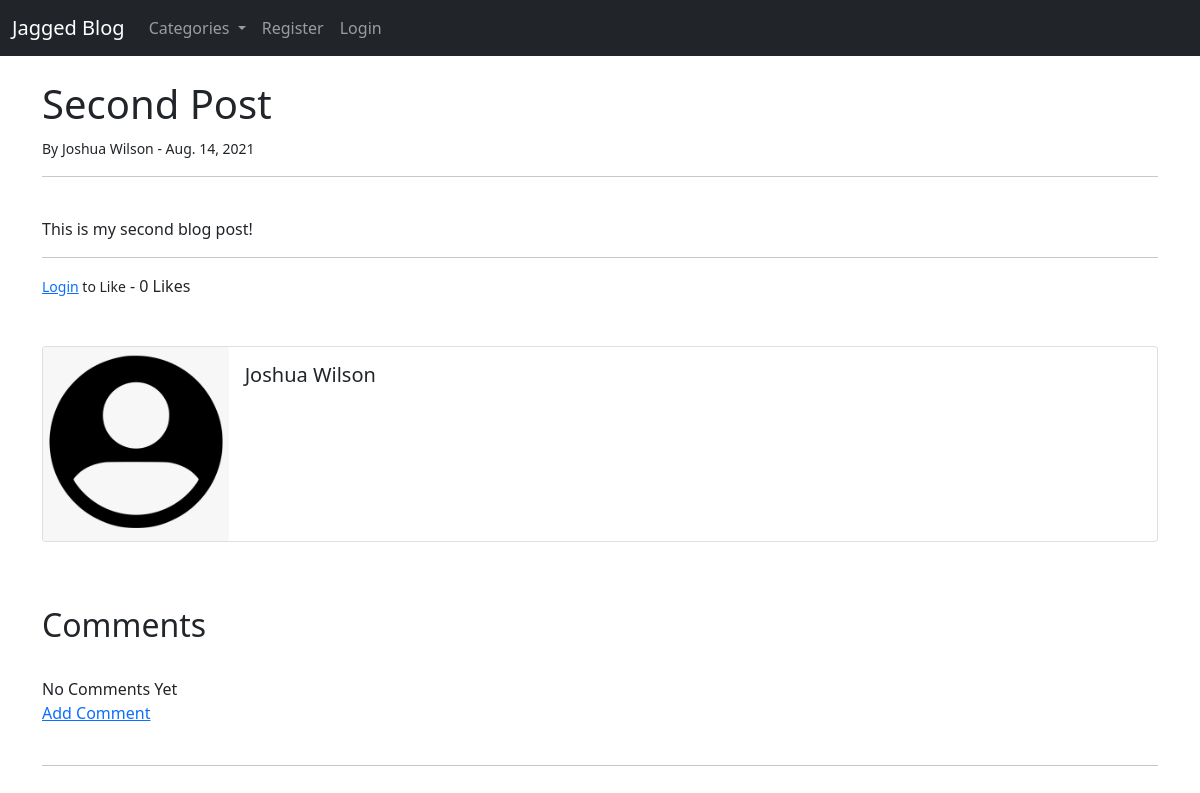
The page /article/2/ on the database as committed earlier.
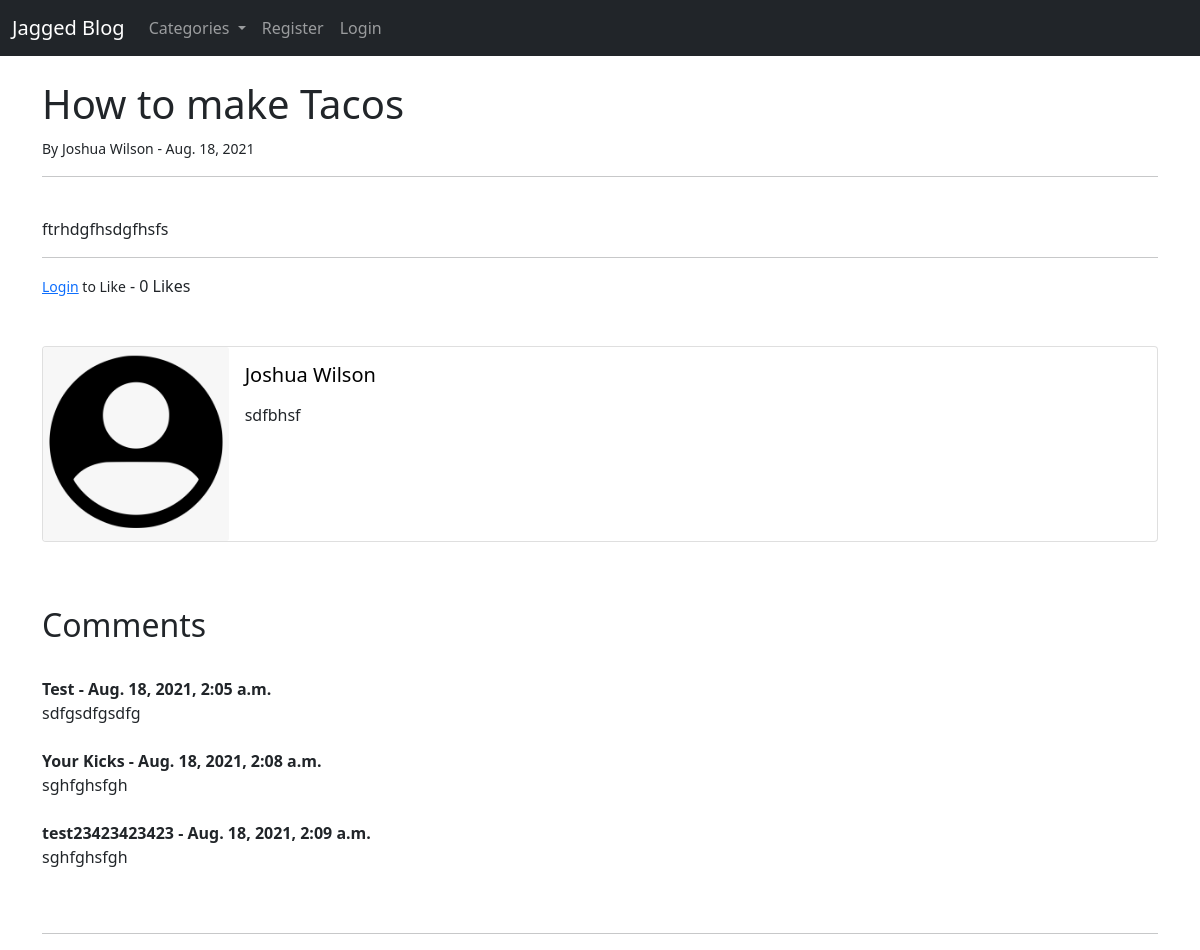
The same page on the database as committed later.
### blogapp/models.py (models this page shows, shortened)
class Post(models.Model):
  title = models.CharField(max_length=255)
  header_image = models.ImageField(null=True, blank=True, upload_to="images/")
  title_tag = models.CharField(max_length=255)
  author = models.ForeignKey(User, on_delete=models.CASCADE)
  body = RichTextField(blank=True, null=True)
  date_created = models.DateField(auto_now_add=True)
  category = models.CharField(max_length=255, default='blogging')
  snippet = models.CharField(max_length=255)
  likes = models.ManyToManyField(User, related_name='blog_posts')
  def total_likes(self):
    return self.likes.count()

class Profile(models.Model):
  user = models.OneToOneField(User, null=True, on_delete=models.CASCADE)
  bio = models.TextField()
  profile_pic = models.ImageField(null=True, blank=True, upload_to="images/profile/")
  website_url = models.CharField(max_length=255, null=True, blank=True)
  facebook_url = models.CharField(max_length=255, null=True, blank=True)
  twitter_url = models.CharField(max_length=255, null=True, blank=True)
  instagram_url = models.CharField(max_length=255, null=True, blank=True)
  pinterest_url = models.CharField(max_length=255, null=True, blank=True)

class Comment(models.Model):
  post = models.ForeignKey(Post, related_name='comments', on_delete=models.CASCADE)
  name = models.CharField(max_length=255)
  body = models.TextField()
  date_added = models.DateTimeField(auto_now_add=True)

### blogapp/views.py (the view)
# urls.py: path('article/<int:pk>/', ArticleDetailView.as_view(), name='article-detail'),
class ArticleDetailView(DetailView):
  model = Post
  template_name = 'article_detail.html'
  def get_context_data(self, *args, **kwargs):
    context = super(ArticleDetailView, self).get_context_data(*args, **kwargs)
    stuff = get_object_or_404(Post, id=self.kwargs['pk'])
    total_likes = stuff.total_likes()
    liked = False
    if stuff.likes.filter(id=self.request.user.id).exists():
      liked = True
    context["total_likes"] = total_likes
    context["liked"] = liked
    return context

### blogapp/context_processors.py (called while the page is built)
def extras(request):
  category_menu = Category.objects.all()
  return {'category_menu': category_menu}

### blogapp/models.py (called while the page is built)
  def __str__(self):
    return self.name

### blogapp/templates/article_detail.html (shortened to what this page needs)
{% extends 'base.html' %}
{% load static %}
{% block content %}
<h1>{{post.title}}</h1>
<small>By {{ post.author.first_name }} {{ post.author.last_name }}
  - {{ post.date_created }}
</small>
<br />
<hr>
<br />
{{ post.body|safe }}
<hr>
<form action="{% url 'like_post' post.pk %}" method="POST">
  {% if user.is_authenticated %}
    {% if liked %}
      <button type="submit", name="post_id",
      value="{{ post.id }}",
      class="btn btn-danger btn-sm">Unlike</button>
    {% else %}
      <button type="submit", name="post_id",
      value="{{ post.id }}",
      class="btn btn-primary btn-sm">Like</button>
    {% endif %}
  {% else %}
    <small><a href="{% url 'login' %}">Login</a> to Like</small>
  {% endif %} - {{ total_likes }} Likes
</form>
<br />
<br />
<div class="card mb-3">
  <div class="row g-0">
    <div class="col-md-2">
      {% if not post.author.profile %}
          <img src="/media/images/avatar.png" class="card-img" alt="...">
      {% elif post.author.profile.profile_pic %}
        <a href="{% url 'show_profile_page' post.author.profile.id %}">
          <img src="{{ post.author.profile.profile_pic.url }}" class="card-img" alt="...">
        </a>
      {% else %}
        <a href="{% url 'show_profile_page' post.author.profile.id %}">
          <img src="/media/images/avatar.png" class="card-img" alt="...">
        </a>
      {% endif %}
    </div>
    <div class="col-md-10">
      <div class="card-body">
        <h5 class="card-title">
          {% if post.author.profile %}
            <a href="{% url 'show_profile_page' post.author.profile.id %}" style="text-decoration: none; color: black;">
              {{ post.author.first_name }} {{ post.author.last_name }}
            </a>
          {% else %}
            {{ post.author.first_name }} {{ post.author.last_name }}
          {% endif %}
        </h5>
        <p class="card-text">{{ post.author.profile.bio }}</p>
      </div>
    </div>
  </div>
</div>
<br />
<br />
<h2>Comments</h2><br />
{% if not post.comments.all %}
No Comments Yet
<br />
<a href="{% url 'add_comment' post.pk %}">Add Comment</a>
<br />
<br />
{% else %}
  {% for comment in post.comments.all %}
    <strong>
    {{ comment.name }} -
    {{ comment.date_added }}
    </strong>
    <br />
    {{ comment.body }}
    <br />
    <br />
  {% endfor %}
  <br />
{% endif %}
<hr>
{% endblock %}

### blogapp/templates/base.html (shortened to what this page needs)
<!doctype html>
<html lang="en">
  <head>
    <link href="https://cdn.jsdelivr.net/npm/bootstrap@5.1.0/dist/css/bootstrap.min.css" rel="stylesheet">
  </head>
  <body>
    <nav class="navbar navbar-expand-lg navbar-dark bg-dark">
      <div class="container-fluid">
        <a class="navbar-brand" href="{% url 'home' %}">Jagged Blog</a>
        <div class="collapse navbar-collapse" id="navbarSupportedContent">
          <ul class="navbar-nav me-auto mb-2 mb-lg-0">
            <li class="nav-item dropdown">
              <a class="nav-link dropdown-toggle" href="#" id="navbarDropdown" role="button" data-bs-toggle="dropdown" aria-expanded="false">
                Categories
              </a>
            </li>
            {% if user.is_authenticated %}
              <li class="nav-item">
                <a class="nav-link" href="{% url 'add_post' %}">Add Post</a>
              </li>
              <li class="nav-item">
                <a class="nav-link" href="{% url 'add_category' %}">Add Category</a>
              </li>
              <li class="nav-item">
                <a class="nav-link" href="{% url 'logout' %}">Logout</a>
              </li>
            {% else %}
              <li class="nav-item">
                <a class="nav-link" href="{% url 'register' %}">Register</a>
              </li>
              <li class="nav-item">
                <a class="nav-link" href="{% url 'login' %}">Login</a>
              </li>
            {% endif %}
          </ul>
        </div>
      </div>
    </nav>
    <br />
    <div class="container">
      {% block content %}
      {% endblock %}
    </div>
  </body>
</html>

Rows that differ between the two databases and show on the page:
changed Post "Joshua": title "Second Post" → "How to make Tacos"; date_created "Aug. 14, 2021" → "Aug. 18, 2021"; body "This is my second blog post!" → "ftrhdgfhsdgfhsfs"; author.profile.bio (not shown) → "sdfbhsf"
added Comment: name "Test", date_added "Aug. 18, 2021, 2:05 a.m.", body "sdfgsdfgsdfg"
added Comment: name "Your Kicks", date_added "Aug. 18, 2021, 2:08 a.m.", body "sghfghsfgh"
added Comment: name "test23423423423", date_added "Aug. 18, 2021, 2:09 a.m.", body "sghfghsfgh"
Other text that changed with them:
text no longer shown: "No Comments Yet Add Comment"
